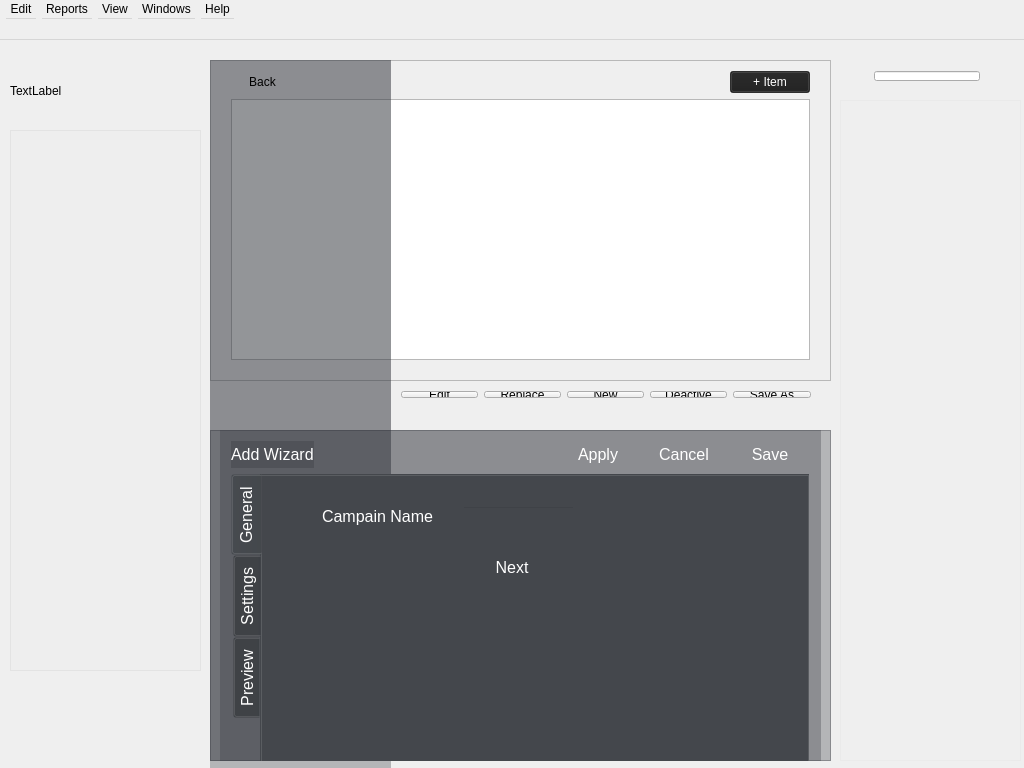
<?xml version="1.0" encoding="UTF-8"?>
<ui version="4.0">
 <class>MainWindow</class>
 <widget class="QMainWindow" name="MainWindow">
  <property name="geometry">
   <rect>
    <x>0</x>
    <y>0</y>
    <width>1024</width>
    <height>768</height>
   </rect>
  </property>
  <property name="windowTitle">
   <string>MainWindow</string>
  </property>
  <property name="styleSheet">
   <string notr="true"/>
  </property>
  <widget class="QWidget" name="centralWidget">
   <property name="styleSheet">
    <string notr="true"/>
   </property>
   <widget class="QFrame" name="rightSideBar">
    <property name="geometry">
     <rect>
      <x>840</x>
      <y>60</y>
      <width>181</width>
      <height>661</height>
     </rect>
    </property>
    <property name="styleSheet">
     <string notr="true">background-color:rgb(237,237,237, 20)</string>
    </property>
    <property name="frameShape">
     <enum>QFrame::StyledPanel</enum>
    </property>
    <property name="frameShadow">
     <enum>QFrame::Raised</enum>
    </property>
    <widget class="QWidget" name="verticalLayoutWidget_5">
     <property name="geometry">
      <rect>
       <x>10</x>
       <y>40</y>
       <width>161</width>
       <height>621</height>
      </rect>
     </property>
     <layout class="QVBoxLayout" name="verticalLayout_2">
      <property name="spacing">
       <number>3</number>
      </property>
      <item>
       <widget class="QPushButton" name="networkHealth">
        <property name="text">
         <string/>
        </property>
        <property name="default">
         <bool>false</bool>
        </property>
        <property name="flat">
         <bool>true</bool>
        </property>
       </widget>
      </item>
      <item>
       <widget class="QPushButton" name="networkBandwidth">
        <property name="text">
         <string/>
        </property>
        <property name="flat">
         <bool>true</bool>
        </property>
       </widget>
      </item>
      <item>
       <widget class="QPushButton" name="networkUploaded">
        <property name="whatsThis">
         <string>&lt;html&gt;&lt;head/&gt;&lt;body&gt;&lt;p&gt;upload&lt;/p&gt;&lt;p&gt;&lt;br/&gt;&lt;/p&gt;&lt;/body&gt;&lt;/html&gt;</string>
        </property>
        <property name="text">
         <string/>
        </property>
        <property name="flat">
         <bool>true</bool>
        </property>
       </widget>
      </item>
      <item>
       <widget class="QPushButton" name="networkReported">
        <property name="minimumSize">
         <size>
          <width>0</width>
          <height>105</height>
         </size>
        </property>
        <property name="text">
         <string/>
        </property>
        <property name="autoDefault">
         <bool>false</bool>
        </property>
        <property name="default">
         <bool>false</bool>
        </property>
        <property name="flat">
         <bool>true</bool>
        </property>
       </widget>
      </item>
      <item>
       <widget class="QPushButton" name="networkCreatedAD">
        <property name="text">
         <string/>
        </property>
        <property name="flat">
         <bool>true</bool>
        </property>
       </widget>
      </item>
      <item>
       <widget class="QPushButton" name="networkStatus">
        <property name="text">
         <string/>
        </property>
        <property name="flat">
         <bool>true</bool>
        </property>
       </widget>
      </item>
      <item>
       <spacer name="verticalSpacer">
        <property name="orientation">
         <enum>Qt::Vertical</enum>
        </property>
        <property name="sizeHint" stdset="0">
         <size>
          <width>20</width>
          <height>40</height>
         </size>
        </property>
       </spacer>
      </item>
     </layout>
    </widget>
    <widget class="QPushButton" name="rightSideBarConfigure">
     <property name="geometry">
      <rect>
       <x>150</x>
       <y>10</y>
       <width>20</width>
       <height>20</height>
      </rect>
     </property>
     <property name="sizePolicy">
      <sizepolicy hsizetype="Fixed" vsizetype="Fixed">
       <horstretch>0</horstretch>
       <verstretch>0</verstretch>
      </sizepolicy>
     </property>
     <property name="text">
      <string/>
     </property>
     <property name="icon">
      <iconset resource="resource.qrc">
       <normaloff>:/res/icons/white/config.png</normaloff>:/res/icons/white/config.png</iconset>
     </property>
     <property name="iconSize">
      <size>
       <width>20</width>
       <height>20</height>
      </size>
     </property>
     <property name="flat">
      <bool>true</bool>
     </property>
    </widget>
   </widget>
   <widget class="QWidget" name="adminWidget" native="true">
    <property name="geometry">
     <rect>
      <x>10</x>
      <y>20</y>
      <width>191</width>
      <height>631</height>
     </rect>
    </property>
    <property name="styleSheet">
     <string notr="true"/>
    </property>
    <widget class="QListView" name="moduleList">
     <property name="geometry">
      <rect>
       <x>0</x>
       <y>70</y>
       <width>191</width>
       <height>541</height>
      </rect>
     </property>
     <property name="styleSheet">
      <string notr="true">background-color:rgba(237,237,237, 50);
font: 12pt;
color: white;
selection-background-color: rgb(255, 255, 255);
selection-color: rgb(0, 0, 0);</string>
     </property>
    </widget>
    <widget class="QLabel" name="serverName">
     <property name="geometry">
      <rect>
       <x>0</x>
       <y>0</y>
       <width>191</width>
       <height>61</height>
      </rect>
     </property>
     <property name="styleSheet">
      <string notr="true">font: 9pt &quot;Sans Serif&quot;;</string>
     </property>
     <property name="text">
      <string>TextLabel</string>
     </property>
    </widget>
   </widget>
   <widget class="QFrame" name="itemFrame">
    <property name="geometry">
     <rect>
      <x>210</x>
      <y>20</y>
      <width>621</width>
      <height>321</height>
     </rect>
    </property>
    <property name="styleSheet">
     <string notr="true"/>
    </property>
    <property name="frameShape">
     <enum>QFrame::StyledPanel</enum>
    </property>
    <property name="frameShadow">
     <enum>QFrame::Raised</enum>
    </property>
    <widget class="QWidget" name="verticalLayoutWidget_2">
     <property name="geometry">
      <rect>
       <x>10</x>
       <y>0</y>
       <width>601</width>
       <height>311</height>
      </rect>
     </property>
     <layout class="QVBoxLayout" name="itemFrameTopVerticalLayout">
      <item>
       <layout class="QHBoxLayout" name="itemAddHorizontalLayout">
        <item>
         <spacer name="addItemhorizontalSpacer">
          <property name="orientation">
           <enum>Qt::Horizontal</enum>
          </property>
          <property name="sizeHint" stdset="0">
           <size>
            <width>40</width>
            <height>20</height>
           </size>
          </property>
         </spacer>
        </item>
        <item>
         <widget class="QPushButton" name="addItemButton">
          <property name="styleSheet">
           <string notr="true">background-color: rgb(30, 30, 30,200);
color:white;</string>
          </property>
          <property name="text">
           <string>+ Item</string>
          </property>
          <property name="autoRepeatDelay">
           <number>311</number>
          </property>
          <property name="flat">
           <bool>false</bool>
          </property>
         </widget>
        </item>
       </layout>
      </item>
      <item>
       <widget class="QTableView" name="itemTableView">
        <property name="styleSheet">
         <string notr="true"/>
        </property>
       </widget>
      </item>
     </layout>
    </widget>
   </widget>
   <widget class="QWidget" name="packageListWidget" native="true">
    <property name="geometry">
     <rect>
      <x>210</x>
      <y>20</y>
      <width>181</width>
      <height>711</height>
     </rect>
    </property>
    <property name="styleSheet">
     <string notr="true">background-color: rgba(51,55,60,80);</string>
    </property>
    <widget class="QWidget" name="verticalLayoutWidget_4">
     <property name="geometry">
      <rect>
       <x>0</x>
       <y>0</y>
       <width>194</width>
       <height>701</height>
      </rect>
     </property>
     <layout class="QVBoxLayout" name="packageVerticalLayout" stretch="0,0">
      <item>
       <layout class="QHBoxLayout" name="topHorizontalLayout" stretch="0,0">
        <item>
         <widget class="QPushButton" name="resetviewButton">
          <property name="text">
           <string>Back</string>
          </property>
          <property name="flat">
           <bool>true</bool>
          </property>
         </widget>
        </item>
        <item>
         <widget class="QPushButton" name="AddPackageButton">
          <property name="layoutDirection">
           <enum>Qt::RightToLeft</enum>
          </property>
          <property name="text">
           <string/>
          </property>
          <property name="icon">
           <iconset resource="resource.qrc">
            <normaloff>:/res/icons/black/categories.png</normaloff>:/res/icons/black/categories.png</iconset>
          </property>
          <property name="flat">
           <bool>true</bool>
          </property>
         </widget>
        </item>
       </layout>
      </item>
      <item>
       <widget class="QListView" name="packageListView">
        <property name="styleSheet">
         <string notr="true">color: rgb(255, 255, 255);
font: 12pt;
selection-color: rgb(0, 0, 0);
selection-background-color: rgb(255, 255, 255);
background-color: rgba(51,55,60,0);</string>
        </property>
       </widget>
      </item>
     </layout>
    </widget>
   </widget>
   <widget class="QFrame" name="Wizard">
    <property name="geometry">
     <rect>
      <x>210</x>
      <y>390</y>
      <width>621</width>
      <height>331</height>
     </rect>
    </property>
    <property name="styleSheet">
     <string notr="true">background-color: rgb(51,55,60,80);
font: 12pt;
color: rgb(255, 255, 255);</string>
    </property>
    <property name="frameShape">
     <enum>QFrame::StyledPanel</enum>
    </property>
    <property name="frameShadow">
     <enum>QFrame::Raised</enum>
    </property>
    <widget class="QWidget" name="verticalLayoutWidget_3">
     <property name="geometry">
      <rect>
       <x>10</x>
       <y>0</y>
       <width>601</width>
       <height>351</height>
      </rect>
     </property>
     <layout class="QVBoxLayout" name="verticalLayout">
      <item>
       <layout class="QHBoxLayout" name="horizontalLayout">
        <item>
         <widget class="QLabel" name="AddWizard">
          <property name="text">
           <string>Add Wizard</string>
          </property>
         </widget>
        </item>
        <item>
         <spacer name="horizontalSpacer">
          <property name="orientation">
           <enum>Qt::Horizontal</enum>
          </property>
          <property name="sizeHint" stdset="0">
           <size>
            <width>40</width>
            <height>20</height>
           </size>
          </property>
         </spacer>
        </item>
        <item>
         <widget class="QPushButton" name="pushButton_11">
          <property name="text">
           <string>Apply</string>
          </property>
          <property name="flat">
           <bool>true</bool>
          </property>
         </widget>
        </item>
        <item>
         <widget class="QPushButton" name="WizardCancelButton">
          <property name="text">
           <string>Cancel</string>
          </property>
          <property name="flat">
           <bool>true</bool>
          </property>
         </widget>
        </item>
        <item>
         <widget class="QPushButton" name="pushButton_6">
          <property name="text">
           <string>Save</string>
          </property>
          <property name="flat">
           <bool>true</bool>
          </property>
         </widget>
        </item>
       </layout>
      </item>
      <item>
       <widget class="QTabWidget" name="tabWidget">
        <property name="styleSheet">
         <string notr="true">background-color: rgb(51,55,60,0);</string>
        </property>
        <property name="tabPosition">
         <enum>QTabWidget::West</enum>
        </property>
        <property name="tabShape">
         <enum>QTabWidget::Rounded</enum>
        </property>
        <property name="currentIndex">
         <number>0</number>
        </property>
        <property name="documentMode">
         <bool>false</bool>
        </property>
        <property name="tabsClosable">
         <bool>false</bool>
        </property>
        <property name="movable">
         <bool>false</bool>
        </property>
        <widget class="QWidget" name="generalTab">
         <attribute name="title">
          <string>General</string>
         </attribute>
         <widget class="QLabel" name="label_2">
          <property name="geometry">
           <rect>
            <x>60</x>
            <y>30</y>
            <width>131</width>
            <height>21</height>
           </rect>
          </property>
          <property name="text">
           <string>Campain Name</string>
          </property>
         </widget>
         <widget class="QLineEdit" name="lineEdit_2">
          <property name="geometry">
           <rect>
            <x>200</x>
            <y>30</y>
            <width>113</width>
            <height>23</height>
           </rect>
          </property>
         </widget>
         <widget class="QPushButton" name="pushButton">
          <property name="geometry">
           <rect>
            <x>210</x>
            <y>80</y>
            <width>80</width>
            <height>23</height>
           </rect>
          </property>
          <property name="text">
           <string>Next</string>
          </property>
          <property name="flat">
           <bool>true</bool>
          </property>
         </widget>
        </widget>
        <widget class="QWidget" name="SettingsTab">
         <attribute name="title">
          <string>Settings</string>
         </attribute>
        </widget>
        <widget class="QWidget" name="Preview">
         <attribute name="title">
          <string>Preview</string>
         </attribute>
        </widget>
       </widget>
      </item>
     </layout>
    </widget>
   </widget>
   <widget class="QWidget" name="itemEditWidget" native="true">
    <property name="geometry">
     <rect>
      <x>380</x>
      <y>340</y>
      <width>451</width>
      <height>41</height>
     </rect>
    </property>
    <property name="styleSheet">
     <string notr="true">font: 12pt &quot;Sans Serif&quot;;</string>
    </property>
    <widget class="QWidget" name="horizontalLayoutWidget_6">
     <property name="geometry">
      <rect>
       <x>10</x>
       <y>0</y>
       <width>432</width>
       <height>29</height>
      </rect>
     </property>
     <layout class="QHBoxLayout" name="itemEditButtonsHLayout">
      <item>
       <spacer name="horizontalSpacer_2">
        <property name="orientation">
         <enum>Qt::Horizontal</enum>
        </property>
        <property name="sizeHint" stdset="0">
         <size>
          <width>40</width>
          <height>20</height>
         </size>
        </property>
       </spacer>
      </item>
      <item>
       <widget class="QPushButton" name="itemEdit">
        <property name="styleSheet">
         <string notr="true"/>
        </property>
        <property name="text">
         <string>Edit</string>
        </property>
        <property name="flat">
         <bool>false</bool>
        </property>
       </widget>
      </item>
      <item>
       <widget class="QPushButton" name="pushButton_7">
        <property name="text">
         <string>Replace</string>
        </property>
        <property name="flat">
         <bool>false</bool>
        </property>
       </widget>
      </item>
      <item>
       <widget class="QPushButton" name="pushButton_8">
        <property name="text">
         <string>New</string>
        </property>
        <property name="flat">
         <bool>false</bool>
        </property>
       </widget>
      </item>
      <item>
       <widget class="QPushButton" name="pushButton_9">
        <property name="text">
         <string>Deactive</string>
        </property>
        <property name="flat">
         <bool>false</bool>
        </property>
       </widget>
      </item>
      <item>
       <widget class="QPushButton" name="pushButton_2">
        <property name="text">
         <string>Save As</string>
        </property>
        <property name="flat">
         <bool>false</bool>
        </property>
       </widget>
      </item>
     </layout>
    </widget>
   </widget>
   <widget class="QWidget" name="horizontalLayoutWidget">
    <property name="geometry">
     <rect>
      <x>850</x>
      <y>20</y>
      <width>141</width>
      <height>32</height>
     </rect>
    </property>
    <layout class="QHBoxLayout" name="horizontalLayout_2">
     <property name="sizeConstraint">
      <enum>QLayout::SetMaximumSize</enum>
     </property>
     <item>
      <widget class="QLabel" name="label">
       <property name="text">
        <string/>
       </property>
       <property name="pixmap">
        <pixmap resource="resource.qrc">:/res/icons/black/search.png</pixmap>
       </property>
      </widget>
     </item>
     <item>
      <widget class="QLineEdit" name="lineEdit"/>
     </item>
    </layout>
   </widget>
  </widget>
  <widget class="QMenuBar" name="menuBar">
   <property name="geometry">
    <rect>
     <x>0</x>
     <y>0</y>
     <width>1024</width>
     <height>40</height>
    </rect>
   </property>
   <property name="minimumSize">
    <size>
     <width>0</width>
     <height>40</height>
    </size>
   </property>
   <widget class="QMenu" name="menuEdit">
    <property name="sizePolicy">
     <sizepolicy hsizetype="Preferred" vsizetype="Preferred">
      <horstretch>0</horstretch>
      <verstretch>0</verstretch>
     </sizepolicy>
    </property>
    <property name="tearOffEnabled">
     <bool>false</bool>
    </property>
    <property name="title">
     <string>Edit</string>
    </property>
   </widget>
   <widget class="QMenu" name="menuReports">
    <property name="title">
     <string>Reports</string>
    </property>
   </widget>
   <widget class="QMenu" name="menuView">
    <property name="title">
     <string>View</string>
    </property>
   </widget>
   <widget class="QMenu" name="menuWindows">
    <property name="title">
     <string>Windows</string>
    </property>
   </widget>
   <widget class="QMenu" name="menuHelp">
    <property name="title">
     <string>Help</string>
    </property>
   </widget>
   <addaction name="menuEdit"/>
   <addaction name="menuReports"/>
   <addaction name="menuView"/>
   <addaction name="menuWindows"/>
   <addaction name="menuHelp"/>
  </widget>
 </widget>
 <layoutdefault spacing="6" margin="11"/>
 <resources>
  <include location="resource.qrc"/>
 </resources>
 <connections/>
</ui>
